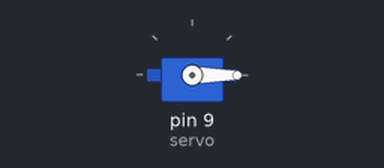
This sketch was run on a simulated Arduino Uno, built with avr-gcc and run on an emulated ATmega328P. On the bench: servo.

Above: at 0.05 s.
At 21.05 s:
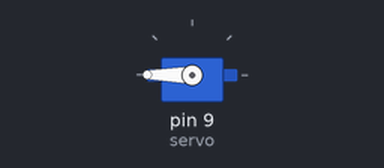
At 41.85 s:
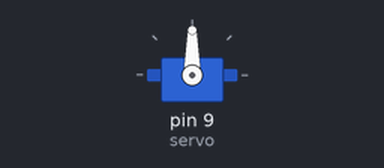
Timing chart, 0 to 68.3 s (numbered marks = the images above):
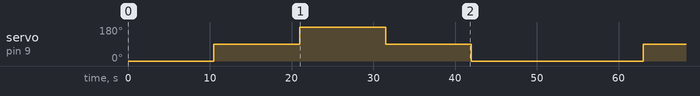

Measured:
- by itself, servo on pin 9 (servo): repeats every 52.5 s: 180° 10.5 s, 90° 10.5 s, 0° 21.0 s, 90° 10.5 s

The sketch:

testingMicroServo.ino
```cpp
#include <Servo.h>

Servo servo;

void setup() {
  servo.attach(9);

}
void loop() {
  servo.write(0);
  delay(500);
  delay(10000);
  servo.write(90);
  delay(500);
  delay(10000);
  servo.write(180);
  delay(500);
  delay(10000);
  servo.write(90);
  delay(500);
  delay(10000);
  servo.write(0);
  delay(500);
  delay(10000);
}
```
